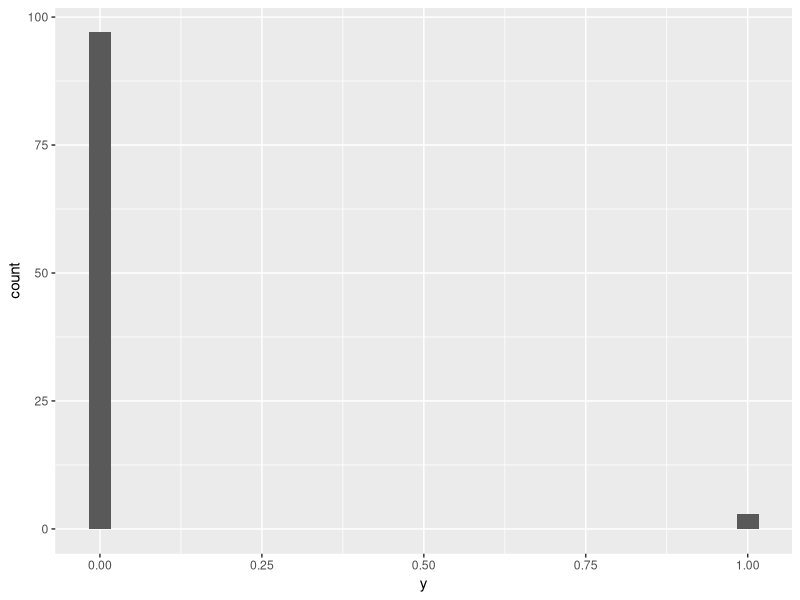

R code for this plot:
## ---- chunk 1
knitr::opts_chunk$set(echo = TRUE, warning=FALSE, message=FALSE)
## ---- chunk 2
library(tidyverse)
## ---- chunk 3
beta0 <- 1
beta1 <- -5
n <- 100

x <- runif(min=0, max=5, n=n)

# This command rounds the simulated value of x to two decimal places
x <- round(x, 2)

eta <- beta0 + beta1*x
lambda <- exp(eta)

y <- rpois(lambda, n=n)

data <- tibble(x, y)

model <- glm(y ~ x, family='quasipoisson', data=data)
summary(model)

data %>% ggplot(aes(x=y)) +
  geom_histogram()
## ---- chunk 4
beta0 <- 1
beta1 <- -5
alpha <- 0.1
n <- 100

x <- runif(min=0, max=5, n=n)

# This command rounds the simulated value of x to two decimal places
x <- round(x, 2)

eta <- beta0 + beta1*x
lambda <- exp(eta)

# rbinom will generate random 0s or 1s, with probability alpha
y <- rbinom(n, size=1, prob=alpha)*rpois(lambda, n=n)

data <- tibble(x, y)
## ---- chunk 5
library(pscl)
# We don't have an explanatory variable for the probability of an extra 0, so 
# instead use a 1 to denote an "intercept only" model
model <- zeroinfl(y ~ x | 1, data=data)
summary(model)
